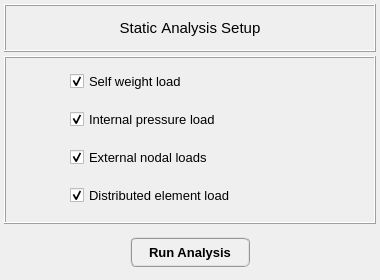
<?xml version="1.0" encoding="UTF-8"?>
<ui version="4.0">
 <class>Dialog</class>
 <widget class="QDialog" name="Dialog">
  <property name="windowModality">
   <enum>Qt::NonModal</enum>
  </property>
  <property name="geometry">
   <rect>
    <x>0</x>
    <y>0</y>
    <width>380</width>
    <height>280</height>
   </rect>
  </property>
  <property name="sizePolicy">
   <sizepolicy hsizetype="Fixed" vsizetype="Fixed">
    <horstretch>0</horstretch>
    <verstretch>0</verstretch>
   </sizepolicy>
  </property>
  <property name="minimumSize">
   <size>
    <width>380</width>
    <height>280</height>
   </size>
  </property>
  <property name="maximumSize">
   <size>
    <width>380</width>
    <height>280</height>
   </size>
  </property>
  <property name="contextMenuPolicy">
   <enum>Qt::DefaultContextMenu</enum>
  </property>
  <property name="windowTitle">
   <string>Static Analysis Setup</string>
  </property>
  <property name="windowIcon">
   <iconset>
    <normaloff>../../../../../../Downloads/load - Copia.png</normaloff>../../../../../../Downloads/load - Copia.png</iconset>
  </property>
  <property name="whatsThis">
   <string/>
  </property>
  <layout class="QGridLayout" name="gridLayout">
   <property name="leftMargin">
    <number>4</number>
   </property>
   <property name="topMargin">
    <number>4</number>
   </property>
   <property name="rightMargin">
    <number>4</number>
   </property>
   <property name="bottomMargin">
    <number>4</number>
   </property>
   <property name="spacing">
    <number>4</number>
   </property>
   <item row="0" column="0">
    <widget class="QFrame" name="frame_title">
     <property name="maximumSize">
      <size>
       <width>16777215</width>
       <height>48</height>
      </size>
     </property>
     <property name="font">
      <font>
       <family>Arial</family>
       <pointsize>12</pointsize>
       <weight>75</weight>
       <bold>true</bold>
      </font>
     </property>
     <property name="styleSheet">
      <string notr="true"/>
     </property>
     <property name="frameShape">
      <enum>QFrame::Box</enum>
     </property>
     <property name="frameShadow">
      <enum>QFrame::Raised</enum>
     </property>
     <property name="lineWidth">
      <number>1</number>
     </property>
     <layout class="QGridLayout" name="gridLayout_2">
      <property name="leftMargin">
       <number>0</number>
      </property>
      <property name="topMargin">
       <number>0</number>
      </property>
      <property name="rightMargin">
       <number>0</number>
      </property>
      <property name="bottomMargin">
       <number>0</number>
      </property>
      <property name="spacing">
       <number>0</number>
      </property>
      <item row="0" column="0">
       <widget class="QLabel" name="label_title">
        <property name="minimumSize">
         <size>
          <width>0</width>
          <height>32</height>
         </size>
        </property>
        <property name="maximumSize">
         <size>
          <width>16777215</width>
          <height>32</height>
         </size>
        </property>
        <property name="font">
         <font>
          <family>MS Shell Dlg 2</family>
          <pointsize>11</pointsize>
          <weight>50</weight>
          <italic>false</italic>
          <bold>false</bold>
          <kerning>false</kerning>
         </font>
        </property>
        <property name="text">
         <string>Static Analysis Setup</string>
        </property>
        <property name="textFormat">
         <enum>Qt::AutoText</enum>
        </property>
        <property name="alignment">
         <set>Qt::AlignCenter</set>
        </property>
       </widget>
      </item>
     </layout>
    </widget>
   </item>
   <item row="2" column="0">
    <widget class="QFrame" name="frame_button">
     <property name="minimumSize">
      <size>
       <width>0</width>
       <height>48</height>
      </size>
     </property>
     <property name="maximumSize">
      <size>
       <width>16777215</width>
       <height>48</height>
      </size>
     </property>
     <property name="font">
      <font>
       <family>Arial</family>
       <pointsize>12</pointsize>
       <weight>75</weight>
       <bold>true</bold>
      </font>
     </property>
     <property name="frameShape">
      <enum>QFrame::NoFrame</enum>
     </property>
     <property name="frameShadow">
      <enum>QFrame::Raised</enum>
     </property>
     <layout class="QGridLayout" name="gridLayout_3">
      <property name="leftMargin">
       <number>2</number>
      </property>
      <property name="topMargin">
       <number>2</number>
      </property>
      <property name="rightMargin">
       <number>2</number>
      </property>
      <property name="bottomMargin">
       <number>2</number>
      </property>
      <property name="spacing">
       <number>2</number>
      </property>
      <item row="0" column="0">
       <widget class="QPushButton" name="pushButton_run_analysis">
        <property name="minimumSize">
         <size>
          <width>120</width>
          <height>30</height>
         </size>
        </property>
        <property name="maximumSize">
         <size>
          <width>120</width>
          <height>30</height>
         </size>
        </property>
        <property name="font">
         <font>
          <pointsize>10</pointsize>
         </font>
        </property>
        <property name="styleSheet">
         <string notr="true">QPushButton{border-radius: 6px; border-color: rgb(150, 150, 150); border-style: ridge; border-width: 2px; color: rgb(0, 0, 0); background-color: rgb(240, 240, 240)}
QPushButton:hover{border-radius: 6px; border-color: rgb(0, 170, 255); border-style: ridge; border-width: 2px; color: rgb(0, 0, 0); background-color: rgba(174, 213, 255, 100)}
QPushButton:pressed{border-radius: 6px; border-color: rgb(0, 170, 255); border-style: ridge; border-width: 2px; color: rgb(0, 0, 0); background-color: rgb(174, 213, 255)}
QPushButton:disabled{border-radius: 6px; border-color: rgb(150, 150, 150); border-style: ridge; border-width: 0px; color: rgb(150,150, 150); background-color: rgb(220, 220, 220)}</string>
        </property>
        <property name="text">
         <string>Run Analysis</string>
        </property>
       </widget>
      </item>
     </layout>
    </widget>
   </item>
   <item row="1" column="0">
    <widget class="QFrame" name="frame">
     <property name="minimumSize">
      <size>
       <width>0</width>
       <height>150</height>
      </size>
     </property>
     <property name="frameShape">
      <enum>QFrame::Box</enum>
     </property>
     <property name="frameShadow">
      <enum>QFrame::Raised</enum>
     </property>
     <layout class="QGridLayout" name="gridLayout_8">
      <property name="leftMargin">
       <number>2</number>
      </property>
      <property name="topMargin">
       <number>2</number>
      </property>
      <property name="rightMargin">
       <number>2</number>
      </property>
      <property name="bottomMargin">
       <number>2</number>
      </property>
      <property name="spacing">
       <number>2</number>
      </property>
      <item row="0" column="0">
       <widget class="QFrame" name="frame_1">
        <property name="minimumSize">
         <size>
          <width>360</width>
          <height>30</height>
         </size>
        </property>
        <property name="maximumSize">
         <size>
          <width>360</width>
          <height>30</height>
         </size>
        </property>
        <property name="frameShape">
         <enum>QFrame::NoFrame</enum>
        </property>
        <property name="frameShadow">
         <enum>QFrame::Raised</enum>
        </property>
        <layout class="QGridLayout" name="gridLayout_7">
         <property name="leftMargin">
          <number>0</number>
         </property>
         <property name="topMargin">
          <number>0</number>
         </property>
         <property name="rightMargin">
          <number>0</number>
         </property>
         <property name="bottomMargin">
          <number>0</number>
         </property>
         <property name="spacing">
          <number>0</number>
         </property>
         <item row="0" column="0">
          <widget class="QCheckBox" name="checkBox_self_weight_load">
           <property name="minimumSize">
            <size>
             <width>200</width>
             <height>26</height>
            </size>
           </property>
           <property name="maximumSize">
            <size>
             <width>240</width>
             <height>26</height>
            </size>
           </property>
           <property name="font">
            <font>
             <pointsize>10</pointsize>
             <weight>50</weight>
             <bold>false</bold>
             <kerning>false</kerning>
            </font>
           </property>
           <property name="text">
            <string>Self weight load</string>
           </property>
           <property name="checked">
            <bool>true</bool>
           </property>
          </widget>
         </item>
        </layout>
       </widget>
      </item>
      <item row="2" column="0">
       <widget class="QFrame" name="frame_3">
        <property name="minimumSize">
         <size>
          <width>360</width>
          <height>30</height>
         </size>
        </property>
        <property name="maximumSize">
         <size>
          <width>360</width>
          <height>30</height>
         </size>
        </property>
        <property name="frameShape">
         <enum>QFrame::NoFrame</enum>
        </property>
        <property name="frameShadow">
         <enum>QFrame::Raised</enum>
        </property>
        <layout class="QGridLayout" name="gridLayout_9">
         <property name="leftMargin">
          <number>0</number>
         </property>
         <property name="topMargin">
          <number>0</number>
         </property>
         <property name="rightMargin">
          <number>0</number>
         </property>
         <property name="bottomMargin">
          <number>0</number>
         </property>
         <property name="spacing">
          <number>0</number>
         </property>
         <item row="0" column="0">
          <widget class="QCheckBox" name="checkBox_external_nodal_loads">
           <property name="minimumSize">
            <size>
             <width>200</width>
             <height>26</height>
            </size>
           </property>
           <property name="maximumSize">
            <size>
             <width>240</width>
             <height>26</height>
            </size>
           </property>
           <property name="font">
            <font>
             <pointsize>10</pointsize>
             <weight>50</weight>
             <bold>false</bold>
             <kerning>false</kerning>
            </font>
           </property>
           <property name="text">
            <string>External nodal loads</string>
           </property>
           <property name="checked">
            <bool>true</bool>
           </property>
          </widget>
         </item>
        </layout>
       </widget>
      </item>
      <item row="1" column="0">
       <widget class="QFrame" name="frame_2">
        <property name="minimumSize">
         <size>
          <width>360</width>
          <height>30</height>
         </size>
        </property>
        <property name="maximumSize">
         <size>
          <width>360</width>
          <height>30</height>
         </size>
        </property>
        <property name="frameShape">
         <enum>QFrame::NoFrame</enum>
        </property>
        <property name="frameShadow">
         <enum>QFrame::Raised</enum>
        </property>
        <layout class="QGridLayout" name="gridLayout_12">
         <property name="leftMargin">
          <number>0</number>
         </property>
         <property name="topMargin">
          <number>0</number>
         </property>
         <property name="rightMargin">
          <number>0</number>
         </property>
         <property name="bottomMargin">
          <number>0</number>
         </property>
         <property name="spacing">
          <number>0</number>
         </property>
         <item row="0" column="0">
          <widget class="QCheckBox" name="checkBox_internal_pressure_load">
           <property name="minimumSize">
            <size>
             <width>200</width>
             <height>26</height>
            </size>
           </property>
           <property name="maximumSize">
            <size>
             <width>240</width>
             <height>26</height>
            </size>
           </property>
           <property name="font">
            <font>
             <pointsize>10</pointsize>
             <weight>50</weight>
             <bold>false</bold>
             <kerning>false</kerning>
            </font>
           </property>
           <property name="text">
            <string>Internal pressure load</string>
           </property>
           <property name="checked">
            <bool>true</bool>
           </property>
          </widget>
         </item>
        </layout>
       </widget>
      </item>
      <item row="3" column="0">
       <widget class="QFrame" name="frame_4">
        <property name="minimumSize">
         <size>
          <width>360</width>
          <height>30</height>
         </size>
        </property>
        <property name="maximumSize">
         <size>
          <width>360</width>
          <height>30</height>
         </size>
        </property>
        <property name="frameShape">
         <enum>QFrame::NoFrame</enum>
        </property>
        <property name="frameShadow">
         <enum>QFrame::Raised</enum>
        </property>
        <layout class="QGridLayout" name="gridLayout_10">
         <property name="leftMargin">
          <number>0</number>
         </property>
         <property name="topMargin">
          <number>0</number>
         </property>
         <property name="rightMargin">
          <number>0</number>
         </property>
         <property name="bottomMargin">
          <number>0</number>
         </property>
         <property name="spacing">
          <number>0</number>
         </property>
         <item row="0" column="0">
          <widget class="QCheckBox" name="checkBox_distributed_element">
           <property name="minimumSize">
            <size>
             <width>200</width>
             <height>26</height>
            </size>
           </property>
           <property name="maximumSize">
            <size>
             <width>240</width>
             <height>26</height>
            </size>
           </property>
           <property name="font">
            <font>
             <pointsize>10</pointsize>
             <weight>50</weight>
             <bold>false</bold>
             <kerning>false</kerning>
            </font>
           </property>
           <property name="text">
            <string>Distributed element load</string>
           </property>
           <property name="checked">
            <bool>true</bool>
           </property>
          </widget>
         </item>
        </layout>
       </widget>
      </item>
     </layout>
    </widget>
   </item>
  </layout>
 </widget>
 <resources/>
 <connections/>
</ui>
